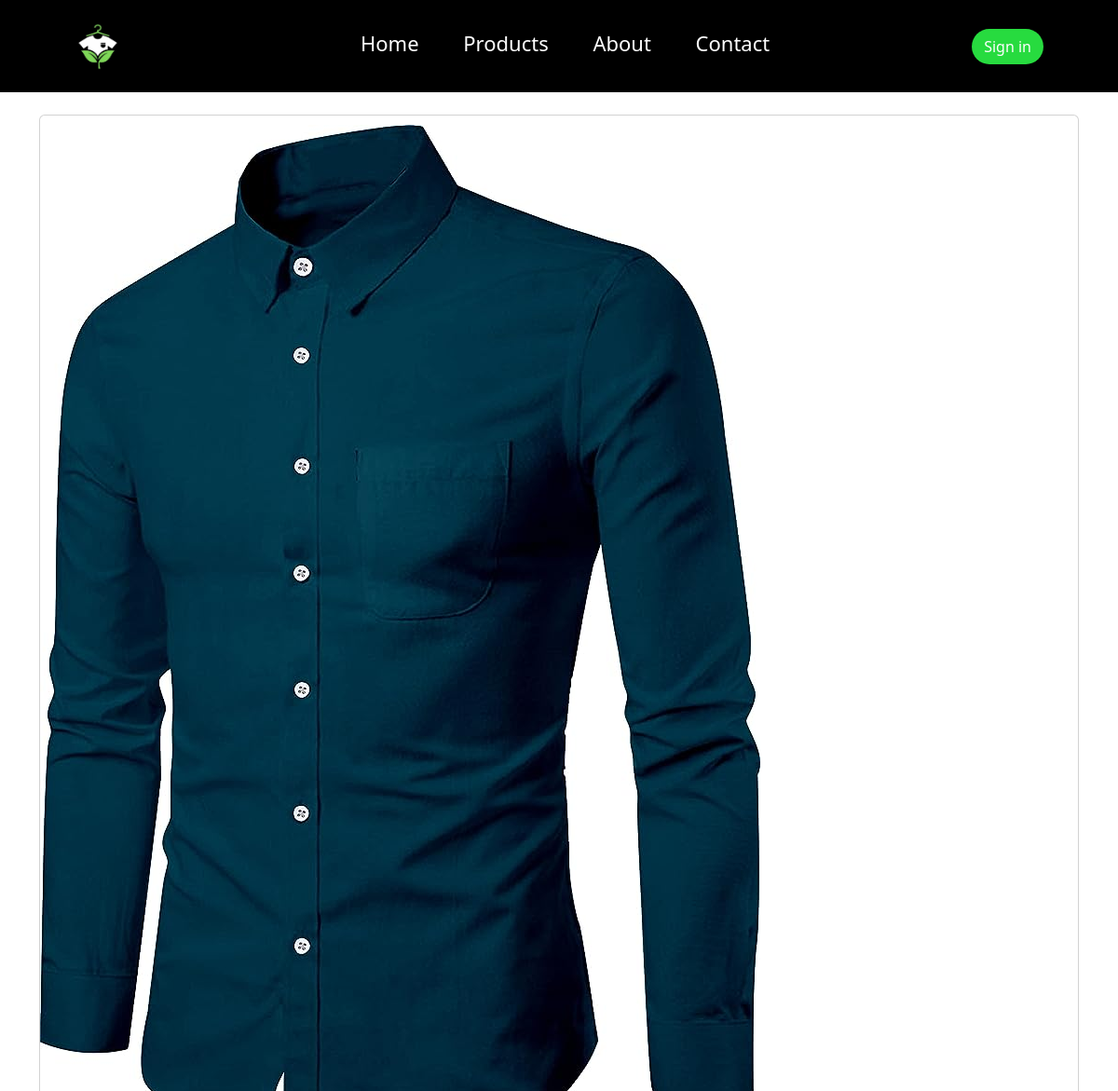
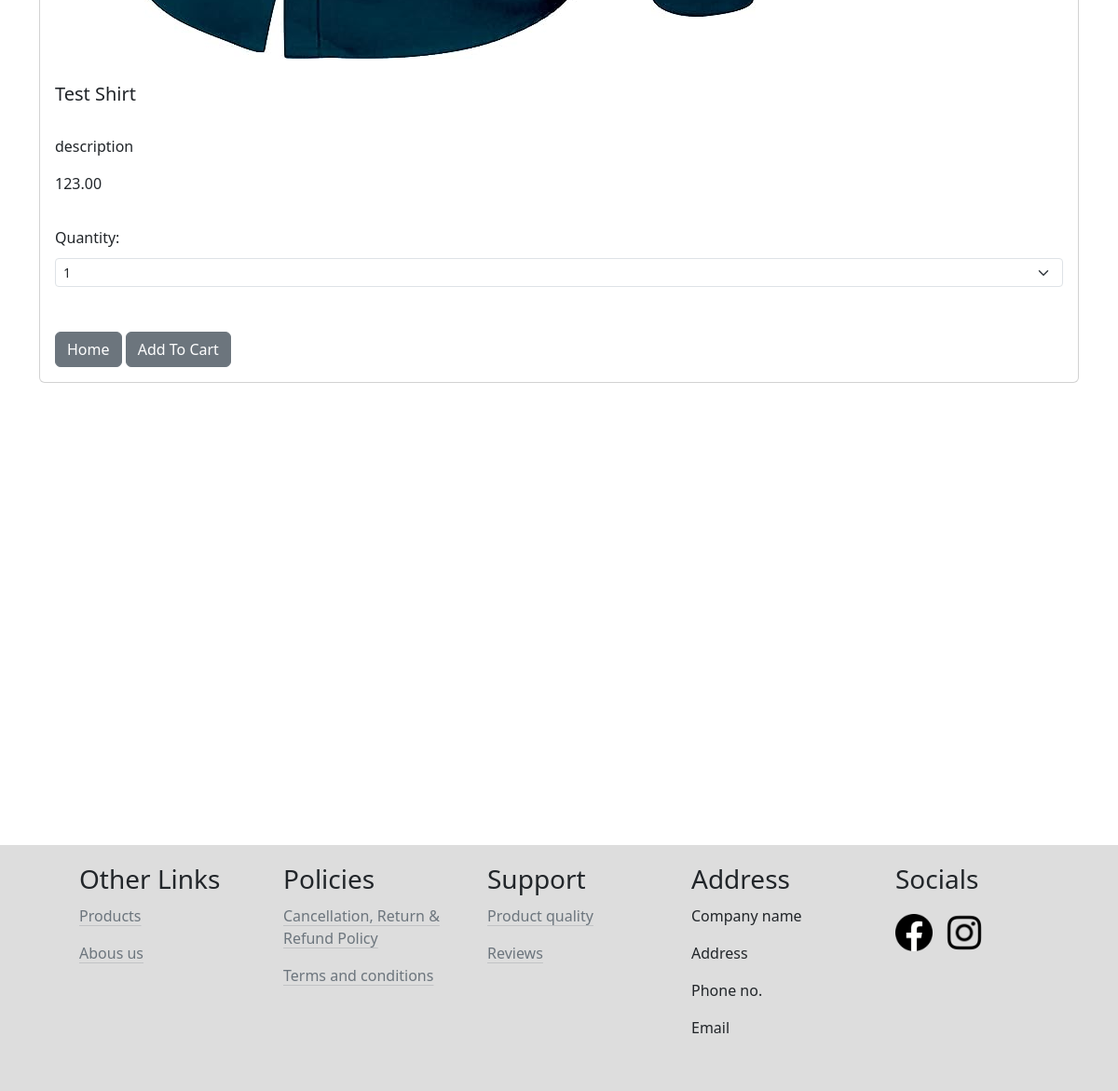
Page /product/1 on the committed database (2 pictures, top to bottom).
### core/models.py (models this page shows, shortened)
class Product(models.Model):
    product_id = models.DecimalField(max_digits=2,decimal_places=0)
    product_name = models.CharField(max_length=200)
    product_subname = models.CharField(max_length=200,null=True)
    product_type = models.ForeignKey("Product_type", on_delete=models.CASCADE)
    mrp = models.DecimalField(max_digits=8, decimal_places=2)
    price = models.DecimalField(max_digits=8, decimal_places=2)
    date_added = models.DateTimeField(auto_now_add=True)
    product_description = models.TextField(blank = True)
    product_image = models.ImageField(upload_to="uploads/product_image/")
    product_size = models.ForeignKey("Product_size", on_delete=models.CASCADE)
    product_color = models.CharField(max_length=25)
    product_gender = models.ForeignKey("Product_gender", on_delete=models.CASCADE)

### core/views.py (the view)
# urls.py: path('product/<int:pk>',product_description,name='productdescr'),
def product_description(request,pk):
	product = Product.objects.get(id=pk)
	return render(request, 'product_desc.html', {'product':product})

### cart/context_processors.py (called while the page is built)
def cart(request):
    return {'cart': Cart(request)}

### core/templates/product_desc.html (shortened to what this page needs)
{% extends 'base.html' %}
{% load static %}
{% block content %}
<div class="container">
  <br/>
  <div class="card mb-3">
    <div class="row g-0">
      <div class="col-md-4">
        <img src="{{ product.product_image.url }}" class="img-fluid rounded-start" alt="..." >
      </div>
      <div class="col-md-8">
        <div class="card-body">
          <h5 class="card-title">{{ product.product_name }}</h5>
          <br/>
          <p class="card-text justified">{{ product.product_description }}</p>
          {{ product.price }}
              <br/><br/>
  <div class="row justify-content-center">
      <div class="col-md-2">Quantity:</div>
                  <div class="col-md-2">
                  <select class="form-select form-select-sm" id="qty-cart">
                    <option value="1">1</option>
                  </select>
                  </div>
              </div>
              <br/><br/>
          <a href="{% url 'home' %}" class="btn btn-secondary">Home</a>
          <button type="button" value="{{ product.id }}" class="btn btn-secondary" id="add-cart">Add To Cart</button>
        </div>
      </div>
    </div>
  </div>
  </div>
  <br/><br/><br/><br/><br/><br/><br/><br/><br/><br/><br/><br/><br/><br/><br/><br/><br/><br/><br/><br/>
{% endblock %}

### core/templates/base.html (style rules this page uses)
.row>* { flex-shrink: 0; width: 100%; max-width: 100%; padding-right: calc(var(--bs-gutter-x)* .5); padding-left: calc(var(--bs-gutter-x)* .5); margin-top: 10px; }

### rows in the picture
Product: product_image (picture), product_name "Test Shirt", product_description "description", price "123.00"
